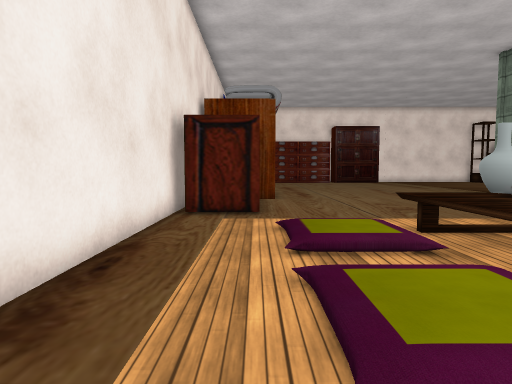
[1] (above)

20 first-person views from a walk through a Unity game level. The camera is 1.3 m above the floor, tilts 4° down and sees 75° across. The floor is counted in squares, 1 m on a side. Each view is taken from the middle of a square. On the plan, view 1 faces up. The plan holds only what a view shows up to about 14 squares ahead; the rest is blank. The player character is not drawn. Some surface patterns are stand-ins.

[2]
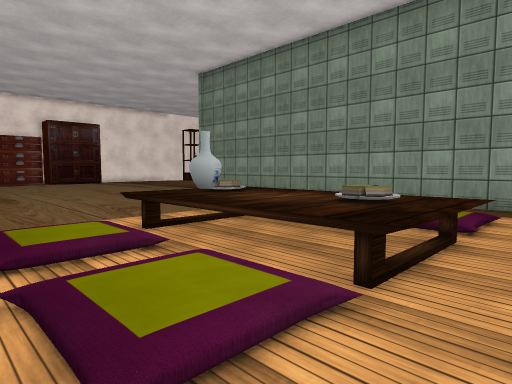

[3]
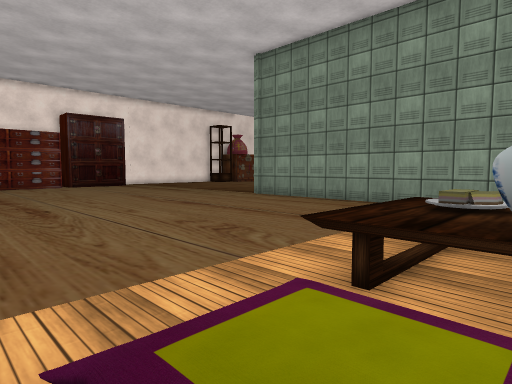

[4]
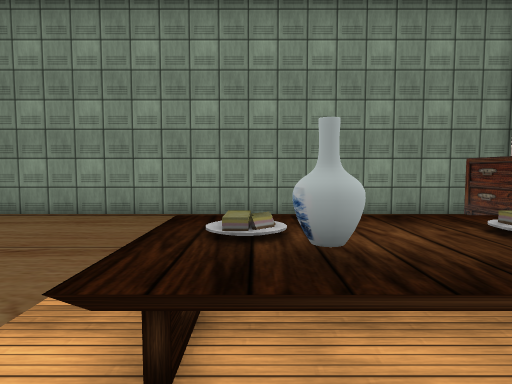

[5]
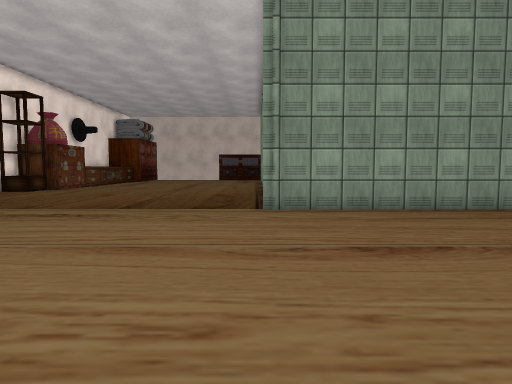

[6]
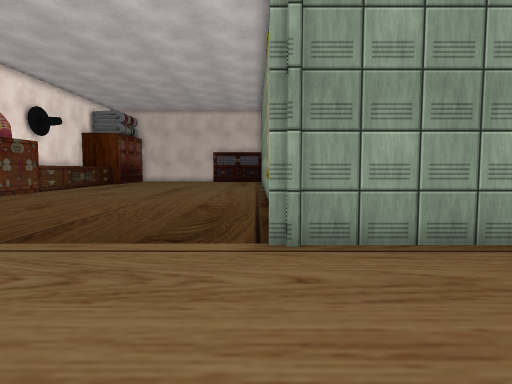

[7]
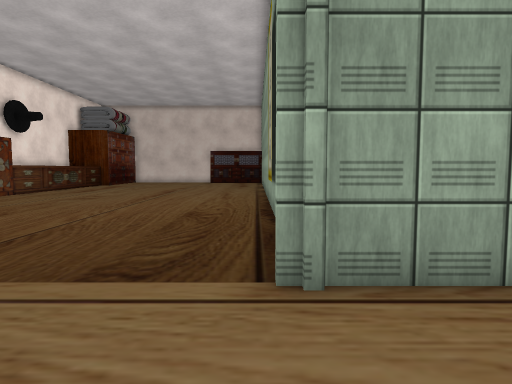

[8]
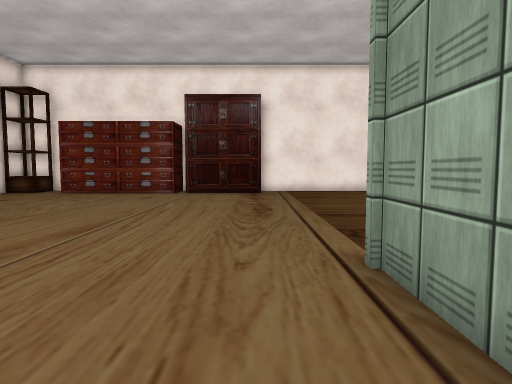

[9]
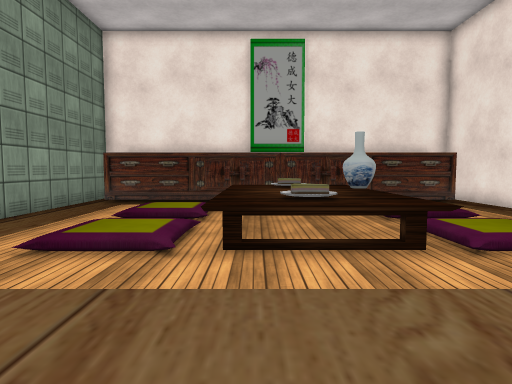

[10]
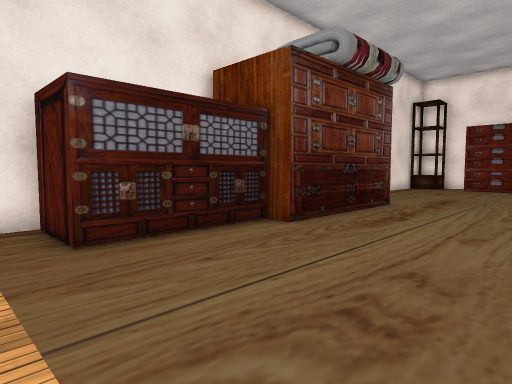

[11]
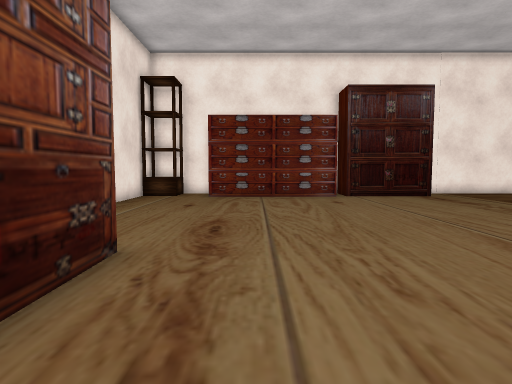

[12]
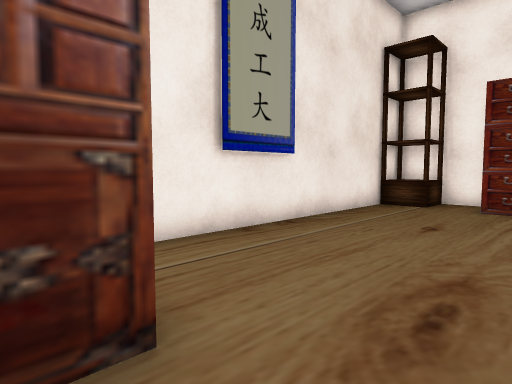

[13]
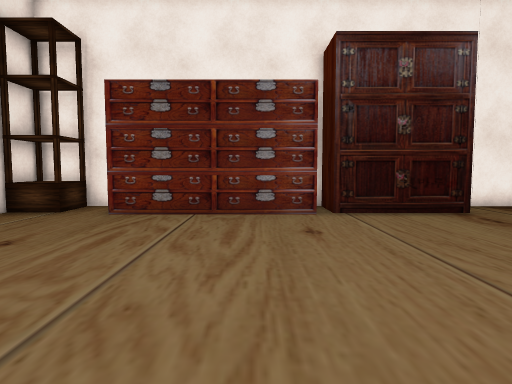

[14]
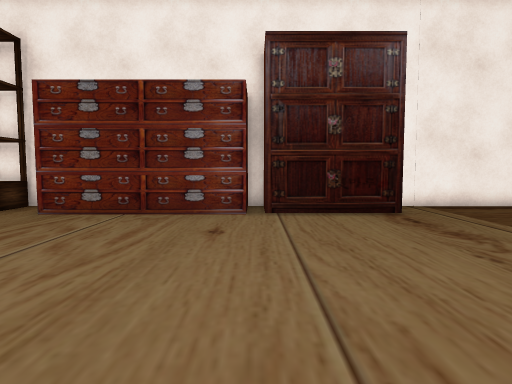

[15]
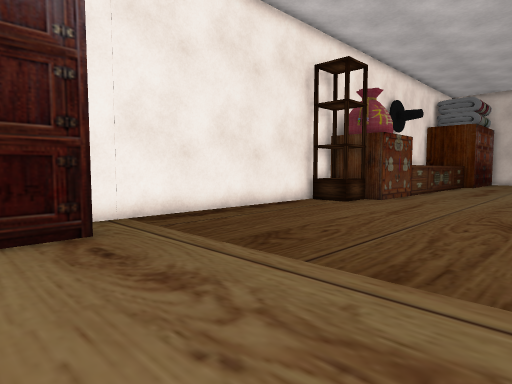

[16]
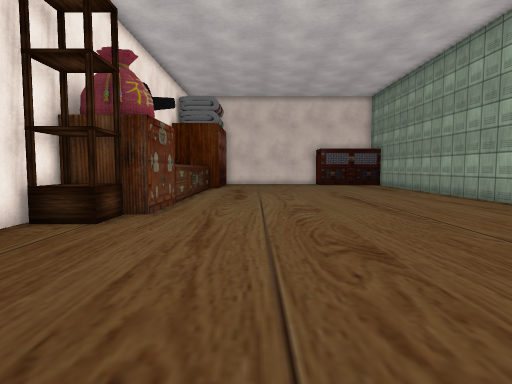

[17]
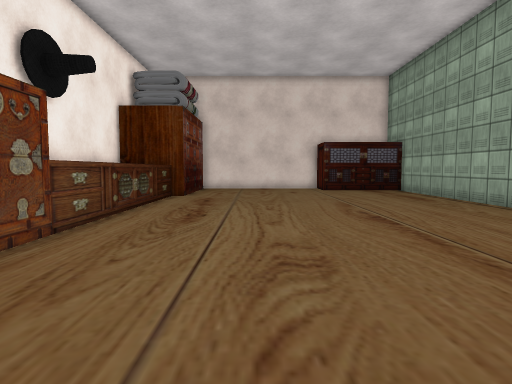

[18]
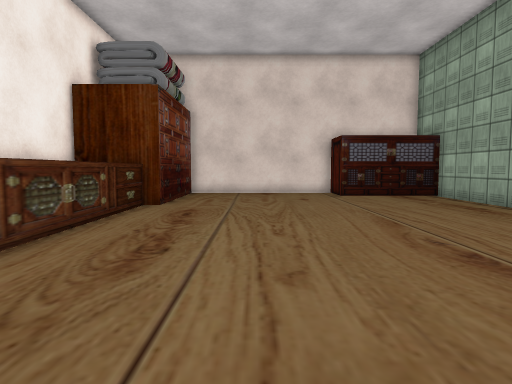

[19]
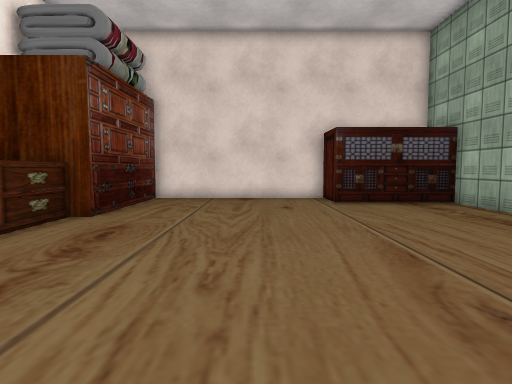

[20]
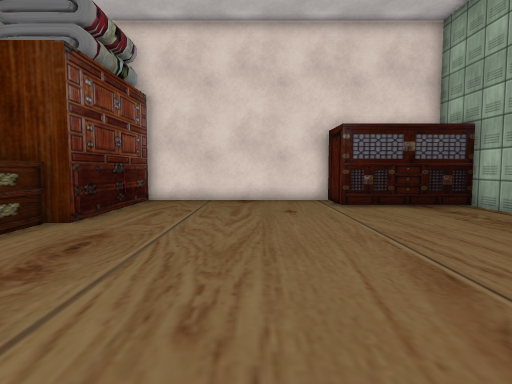

### Floor plan
Key: @ floor where view 1 was taken; # wall or solid block; . main floor; : floor 0.25 m higher than the main floor; / step, stairs or slope; ^ raised ledge; O other object.
Columns run from 3 left of view 1 to 41 right of it. Each row starts with its distance up from view 1.
 33  ###      #    ############      ######
 32  ^^.      O    .........^O            #
 31  ^^.######OOOOO.........^OO           #
 30 #.........................OOOO^^^^^^^^#######
 29 #...........................................#
 28 #...........................................#
 27 #...........................................#
 26 #...........................................#
 25 ##..........................................#
 24 ##..........................................#
 23 #...........................................#
 22 #.........................................###
 21  .........................................#
 20     #.....................................#
 19     #.....................................#
 18     #.......................... ..........#
 17     #...........#    #####   ##  ##########
 16     #...........#
 15    ##...........#
 14    #............#
 13    #............#
 12    #............#
 11  ###............#
 10 ####............#
  9 #...............#
  8 #............   #
  7 #...::^^^^^::.  #
  6 #...::^^^^^::.. #
  5 #...//^^^^^//...#
  4 #.....^^^^^.....#
  3 #...::^^^^^::...#
  2 #...::^^^^^::...#
  1 #.. ...^^^......#
  0 #..@ ...     ...#
 -1 #################

Positions as (right, up) in squares from view 1, and headings:
1: (0, 0), facing up
2: (0, 0), facing up-right
3: (0, 5), facing up-right
4: (1, 6), facing right
5: (2, 18), facing right
6: (7, 18), facing right
7: (9, 18), facing right
8: (11, 13), facing up
9: (6, 12), facing down
10: (6, 8), facing up-left
11: (3, 15), facing up
12: (3, 19), facing up-left
13: (5, 21), facing up
14: (7, 21), facing up
15: (9, 24), facing up-right
16: (13, 27), facing right
17: (19, 26), facing right
18: (23, 26), facing right
19: (26, 25), facing right
20: (27, 25), facing right
